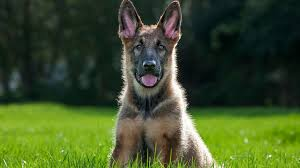
#> input picture YüzTanıma/OpenCV/Nesneler/Kopek1.jpg, 300 x 168 px, found by its file name
$ python n5.py
#> lines starting #> are read from the running program, lines starting #| are printed output that depends on the picture
import numpy as np
import cv2 as cv
###Kapama Yapalım ###
cekirdek_asindirma=np.ones((7,7),np.uint8)
cekirdek_yayma=np.ones((9,9),np.uint8)
###Görüntüyü Okuyup gri formata çevirelim###
resim=cv.imread("OpenCV/Nesneler/Kopek1.jpg",0)
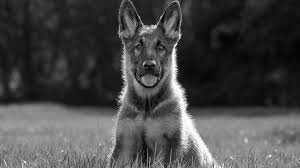
#> resim: shape (168, 300); min 0, max 255, mean 71.2
###Yayma Yapalım###
yayma=cv.dilate(resim,cekirdek_yayma,iterations=1)
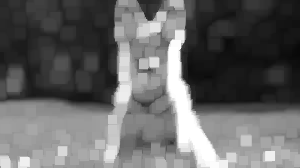
#> yayma: shape (168, 300); min 8, max 255, mean 101.6
###Asındırma###
son_hal=cv.erode(yayma,cekirdek_asindirma,iterations=1)
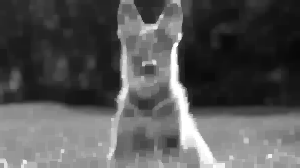
#> son_hal: shape (168, 300); min 8, max 255, mean 86.3
###Çıktı Alalım###
cv.imshow("Yayılmış",yayma)
cv.imshow("s",son_hal)
cv.waitKey(0)

$ run again, with YüzTanıma/OpenCV/Nesneler/Kopek2.jpg copied over YüzTanıma/OpenCV/Nesneler/Kopek1.jpg
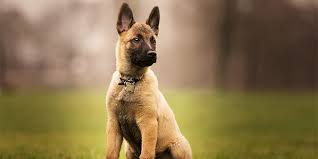
#> input picture YüzTanıma/OpenCV/Nesneler/Kopek2.jpg, 318 x 159 px, found by its file name
#> `yayma=cv.dilate(resim,cekirdek_yayma,iterations=1)`:
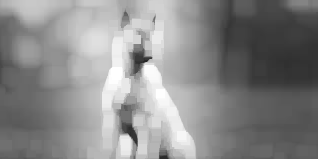
#> yayma: shape (159, 318); min 39, max 255, mean 137.4
#> `son_hal=cv.erode(yayma,cekirdek_asindirma,iterations=1)`:
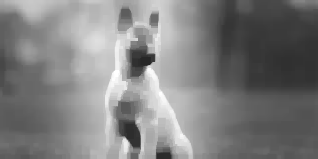
#> son_hal: shape (159, 318); min 39, max 255, mean 127.5

$ run again, with YüzTanıma/OpenCV/Nesneler/Kopek3.jpg copied over YüzTanıma/OpenCV/Nesneler/Kopek1.jpg
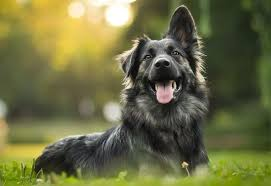
#> input picture YüzTanıma/OpenCV/Nesneler/Kopek3.jpg, 271 x 186 px, found by its file name
#> `yayma=cv.dilate(resim,cekirdek_yayma,iterations=1)`:
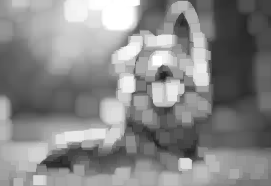
#> yayma: shape (186, 271); min 27, max 255, mean 135.9
#> `son_hal=cv.erode(yayma,cekirdek_asindirma,iterations=1)`:
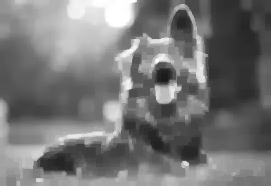
#> son_hal: shape (186, 271); min 27, max 255, mean 118.3
